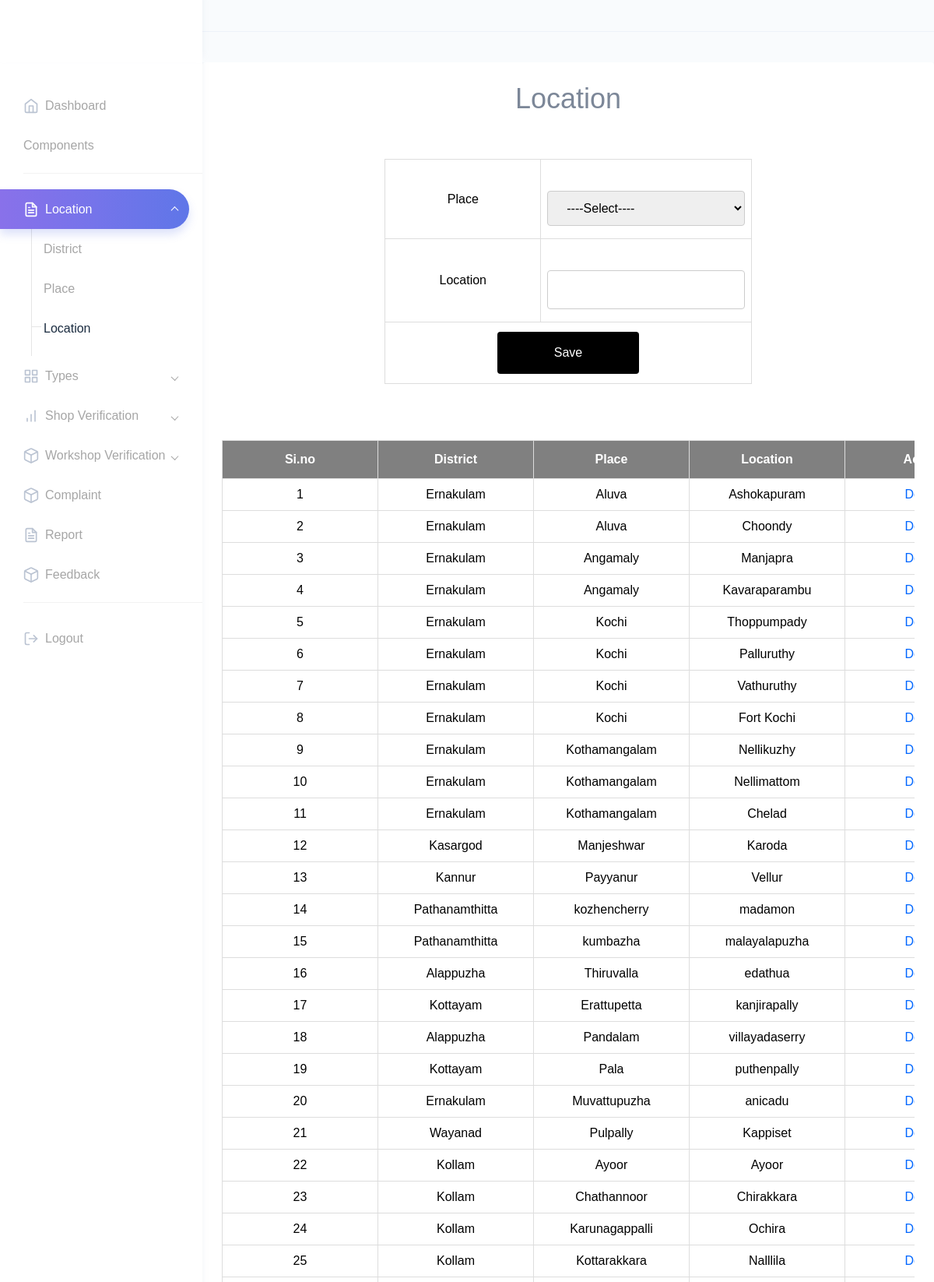
/Project/Admin/Location.php (signed in, upper part), run on the app's committed database.
### tables this page shows
CREATE TABLE `tbl_location` (
  `location_id` int(11) NOT NULL,
  `location_name` varchar(30) NOT NULL,
  `place_id` int(11) NOT NULL,
  `location_langitude` varchar(50) NOT NULL,
  `location_latitude` varchar(50) NOT NULL
);

CREATE TABLE `tbl_district` (
  `district_id` int(11) NOT NULL,
  `district_name` varchar(20) NOT NULL
);

CREATE TABLE `tbl_place` (
  `place_id` int(11) NOT NULL,
  `district_id` int(11) NOT NULL,
  `place_name` varchar(40) NOT NULL
);

### Project/Admin/Location.php (the view, shortened to what this page needs)
<?php
include("Head.php");
			        ?>
<!DOCTYPE html PUBLIC "-//W3C//DTD XHTML 1.0 Transitional//EN" "http://www.w3.org/TR/xhtml1/DTD/xhtml1-transitional.dtd">
<html xmlns="http://www.w3.org/1999/xhtml">
<head>
</head>
<body>
<div id="tab">
<h1 align="center">Location</h1>
<br/><br/>
<form id="form1" name="form1" method="post" action="">
  <table  border="1" align="center" cellpadding="10">
    <tr align="center">
      <td>Place</td>
      <td><label for="selplace"></label>
        <select name="selplace" id="selplace">
        <option>----Select----</option>
      </select></td>
    </tr>
    <tr align="center">
      <td>Location</td>
      <td><label for="txtlocation"></label>
      <input type="text" name="txtlocation" id="txtlocation" required autocomplete="off"/></td>
    </tr>
    <tr align="center">
      <td colspan="2"><div align="center">
        <input type="submit" name="btnsave" id="btnsave" value="Save" />
      </div></td>
    </tr>
  </table>
 <br /> <br /> <br />
   <table  border="1" align="center" cellpadding="10">
    <tr align="center">
      <th>Si.no</th>
       <th>District</th>
       <th>Place</th>
      <th>Location</th>
      <th colspan="2"><div align="center">Action</div></th>
    </tr>
<?php
$i=0;
$selqry = "select * from tbl_location l inner join tbl_place p on l.place_id=p.place_id inner join tbl_district d on d.district_id=p.district_id";
$result=$conn->query($selqry);
while($row = $result->fetch_assoc())
{
	$i++;
?>
		<tr align="center">
        	<td>
            <?php echo $i;?>
            </td>
             <td>
            <?php echo $row["district_name"];?>
            </td>
            <td>
            <?php echo $row["place_name"];?>
            </td>
             <td>
            <?php echo $row["location_name"];?>
            </td>
       		<td align="center">
        <a href="Location.php?m=<?php echo $row["location_id"];?>">Delete</a></td></tr>
        <?php
}
?>
  </table>
</form>
</div>
</body>
<?php
include("Foot.php");
?>
</html>

### Project/Assets/Templates/form.css (style rules this page uses)
#tab { font-family: "Trebuchet MS", Arial, Helvetica, sans-serif; border-collapse: collapse; width: 100%; }
#tab td, #tab th { border: 1px solid #ddd; padding: 8px; color: black; text-align:center; min-width:200px; }
#tab a { color:#06F; }
#tab th { padding-top: 12px; padding-bottom: 12px; text-align:center; background-color: gray; color: white; alignment-adjust:central; }
input[type=text],[type=password],[type=email],[type=date], select { width: 100%; padding: 12px 20px; margin: 8px 0; display: inline-block; border: 1px solid #ccc; border-radius: 4px; box-sizing: border-box; }
input[type=submit] { width: 40%; background-color: black; color: white; padding: 15px; margin: 4px 0; border: none; border-radius: 4px; cursor: pointer; }

### data on the page
tbl_location: tbl_district.district_name "Ernakulam", place.place_name "Aluva", location_name "Ashokapuram"
tbl_location: tbl_district.district_name "Ernakulam", place.place_name "Aluva", location_name "Choondy"
tbl_location: tbl_district.district_name "Ernakulam", place.place_name "Angamaly", location_name "Manjapra"
tbl_location: tbl_district.district_name "Ernakulam", place.place_name "Angamaly", location_name "Kavaraparambu"
tbl_location: tbl_district.district_name "Ernakulam", place.place_name "Kochi", location_name "Thoppumpady"
tbl_location: tbl_district.district_name "Ernakulam", place.place_name "Kochi", location_name "Palluruthy"
tbl_location: tbl_district.district_name "Ernakulam", place.place_name "Kochi", location_name "Vathuruthy"
tbl_location: tbl_district.district_name "Ernakulam", place.place_name "Kochi", location_name "Fort Kochi"
tbl_location: tbl_district.district_name "Ernakulam", place.place_name "Kothamangalam", location_name "Nellikuzhy"
tbl_location: tbl_district.district_name "Ernakulam", place.place_name "Kothamangalam", location_name "Nellimattom"
tbl_location: tbl_district.district_name "Ernakulam", place.place_name "Kothamangalam", location_name "Chelad"
tbl_location: tbl_district.district_name "Kasargod", place.place_name "Manjeshwar", location_name "Karoda"
tbl_location: tbl_district.district_name "Kannur", place.place_name "Payyanur", location_name "Vellur"
tbl_location: tbl_district.district_name "Pathanamthitta", place.place_name "kozhencherry", location_name "madamon"
tbl_location: tbl_district.district_name "Pathanamthitta", place.place_name "kumbazha", location_name "malayalapuzha"
tbl_location: tbl_district.district_name "Alappuzha", place.place_name "Thiruvalla", location_name "edathua"
tbl_location: tbl_district.district_name "Kottayam", place.place_name "Erattupetta", location_name "kanjirapally"
tbl_location: tbl_district.district_name "Alappuzha", place.place_name "Pandalam", location_name "villayadaserry"
tbl_location: tbl_district.district_name "Kottayam", place.place_name "Pala", location_name "puthenpally"
tbl_location: tbl_district.district_name "Ernakulam", place.place_name "Muvattupuzha", location_name "anicadu"
tbl_location: tbl_district.district_name "Wayanad", place.place_name "Pulpally", location_name "Kappiset"
tbl_location: tbl_district.district_name "Kollam", place.place_name "Ayoor", location_name "Ayoor"
tbl_location: tbl_district.district_name "Kollam", place.place_name "Chathannoor", location_name "Chirakkara"
tbl_location: tbl_district.district_name "Kollam", place.place_name "Karunagappalli", location_name "Ochira"
tbl_location: tbl_district.district_name "Kollam", place.place_name "Kottarakkara", location_name "Nalllila"
